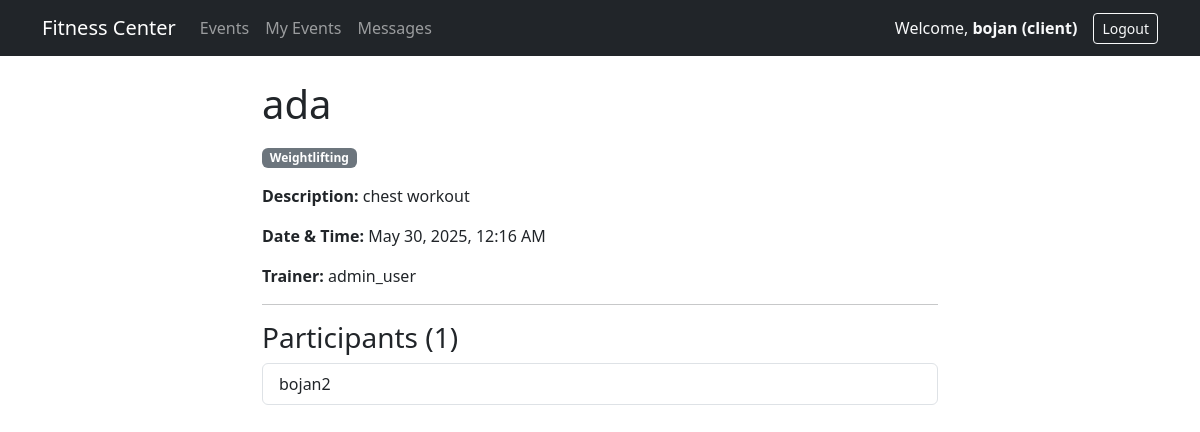
/HAHA/participants.php?class_id=5 (signed in), run on the app's committed database.
### tables this page shows
CREATE TABLE `users` (
  `id` int(11) NOT NULL,
  `username` varchar(50) NOT NULL,
  `password` varchar(255) NOT NULL,
  `role` enum('client','trainer','admin') DEFAULT 'client'
);

CREATE TABLE `classes` (
  `id` int(11) NOT NULL,
  `name` varchar(50) NOT NULL,
  `description` text DEFAULT NULL,
  `type` enum('Weightlifting','Bodyweight Training','Powerlifting','Cardio','HIIT Cardio','Boxing','BJJ','Karate') NOT NULL,
  `date_time` datetime NOT NULL,
  `slots` int(11) NOT NULL,
  `trainer_id` int(11) NOT NULL
);

### HAHA/participants.php (the view, shortened to what this page needs)
<?php
require 'db.php';
$user_id = $_SESSION['user_id'];
$stmt = $pdo->prepare("SELECT username, role FROM users WHERE id = ?");
$stmt->execute([$user_id]);
$user = $stmt->fetch();
$username = $user['username'] ?? 'Unknown';
$role = $user['role'] ?? 'user';
$class_id = isset($_GET['class_id']) ? (int)$_GET['class_id'] : 0;
$stmt = $pdo->prepare("SELECT c.*, u.username AS trainer_name FROM classes c JOIN users u ON c.trainer_id = u.id WHERE c.id = ?");
$stmt->execute([$class_id]);
$class = $stmt->fetch();
$stmt = $pdo->prepare("
    SELECT u.id, u.username
    FROM reservations r
    JOIN users u ON r.user_id = u.id
    WHERE r.class_id = ?
");
$stmt->execute([$class_id]);
$participants = $stmt->fetchAll();
?>
<!DOCTYPE html>
<html lang="en">
<head>
    <link href="https://cdn.jsdelivr.net/npm/bootstrap@5.3.0/dist/css/bootstrap.min.css" rel="stylesheet" />
</head>
<body>
<nav class="navbar navbar-expand-lg navbar-dark bg-dark mb-4">
    <div class="container">
        <a class="navbar-brand" href="#">Fitness Center</a>
        <div class="collapse navbar-collapse">
            <ul class="navbar-nav me-auto">
                <li class="nav-item"><a class="nav-link" href="dashboard.php">Events</a></li>
                <li class="nav-item"><a class="nav-link" href="my_events.php">My Events</a></li>
                <li class="nav-item"><a class="nav-link" href="messages.php">Messages</a></li>
            </ul>
            <span class="navbar-text me-3 text-light">
                Welcome, <strong><?= htmlspecialchars($username) ?> (<?= htmlspecialchars($role) ?>)</strong>
            </span>
            <a class="btn btn-outline-light btn-sm" href="logout.php">Logout</a>
        </div>
    </div>
</nav>
<div class="container" style="max-width: 700px;">
    <h1 class="mb-3"><?= htmlspecialchars($class['name']) ?></h1>
    <div class="mb-3">
        <span class="badge bg-secondary"><?= htmlspecialchars($class['type']) ?></span>
    </div>
    <p><strong>Description:</strong> <?= nl2br(htmlspecialchars($class['description'])) ?></p>
    <p><strong>Date & Time:</strong> <?= htmlspecialchars(date('F j, Y, g:i A', strtotime($class['date_time']))) ?></p>
    <p><strong>Trainer:</strong> <?= htmlspecialchars($class['trainer_name']) ?></p>
    <hr>
    <h3>Participants (<?= count($participants) ?>)</h3>
    <?php if (count($participants) === 0): ?>
        <p>No participants have reserved this class yet.</p>
    <?php else: ?>
        <ul class="list-group">
            <?php foreach ($participants as $participant): ?>
                <li class="list-group-item"><?= htmlspecialchars($participant['username']) ?></li>
            <?php endforeach; ?>
        </ul>
    <?php endif; ?>
</div>
</body>
</html>

### data on the page
users: username "bojan", role "client"
classes: name "ada", type "Weightlifting", description "chest workout", date_time "May 30, 2025, 12:16 AM", users.username "admin_user"
users: username "bojan2"

### other printed values
count($participants) "1"
